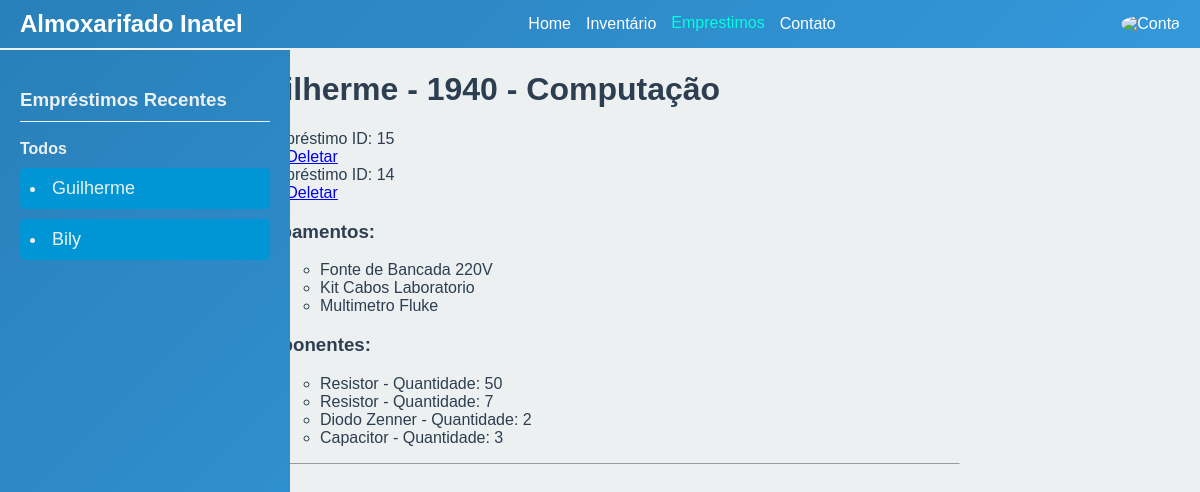
The app's page /emprestimos/aluno/1940/ (signed in), older data.
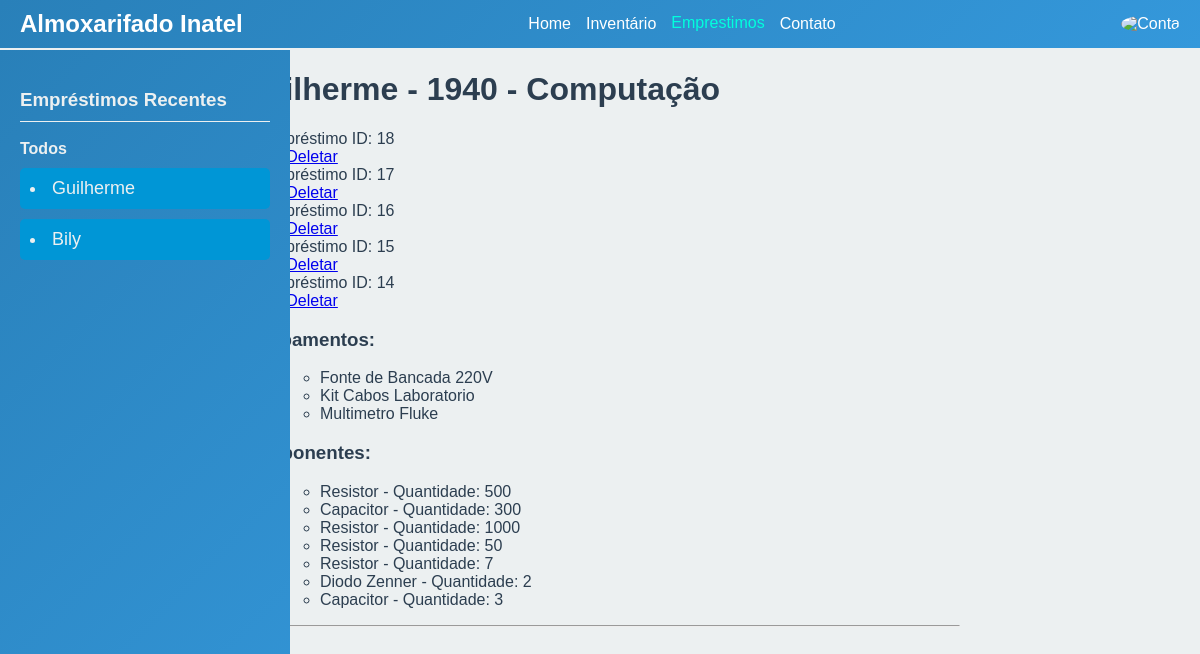
The same page, newer data.
### autenticacao/models.py (models this page shows, shortened)
class Aluno(models.Model):
    user = models.OneToOneField(User, on_delete=models.CASCADE, null=True)
    matricula = models.IntegerField(primary_key=True)
    curso = models.CharField(max_length=50)

class User(AbstractUser):
    name = models.CharField(max_length=200, null=True, unique=True)
    email= models.EmailField(unique=True, null=True)
    is_aluno = models.BooleanField(default=False)
    is_funcionario = models.BooleanField(default=False)
    USERNAME_FIELD = 'email'
    REQUIRED_FIELDS = []

### emprestimos/models.py (models this page shows, shortened)
class Emprestimo(models.Model):
    id = models.BigAutoField(primary_key=True, unique=True)
    estado = models.CharField(max_length=50) # Ativo, Pendente(esperando aprovacao), Atrasado
    data_de_retirada = models.DateField(verbose_name='Data de Retirada', auto_now_add=True)
    data_de_devolucao = models.DateField(verbose_name='Data de Devolução')
    aluno = models.ForeignKey(Aluno, on_delete=models.PROTECT)
    funcionario = models.ForeignKey(Funcionario, on_delete=models.PROTECT)

### inventario/models.py (models this page shows, shortened)
class Equipamento(models.Model):
    id = models.IntegerField(primary_key=True, unique=True)
    nome = models.CharField(max_length=50)
    descricao = models.CharField(max_length=500,verbose_name='Descrição')
    localizacao = models.CharField(max_length=50, verbose_name='Localização')
    emprestimo = models.ForeignKey(Emprestimo, on_delete=models.SET_DEFAULT, default=None, blank=True, null=True)

class Emprestimo_has_components(models.Model):
    emprestimo = models.ForeignKey(Emprestimo, on_delete=models.CASCADE)
    componente = models.ForeignKey(Componente, on_delete=models.PROTECT)
    quantidade = models.IntegerField()

class Componente(models.Model):
    id = models.AutoField(primary_key=True, unique=True)
    nome = models.CharField(max_length=50)
    unidade_de_medida = models.CharField(max_length=50, verbose_name='Unidade de Medida')
    valor = models.DecimalField(decimal_places=4, max_digits=16)
    localizacao = models.CharField(max_length=50, verbose_name='Localização')

### emprestimos/views.py (the view)
# urls.py: path('aluno/<int:pk>/',EmprestimoDetalhes, name='detalhes' ),
def EmprestimoDetalhes(request, pk):
    user = request.user
    try:
        aluno = Aluno.objects.get(matricula=pk)
    except Aluno.DoesNotExist:
        return redirect('home_page')
    emprestimos = Emprestimo.objects.filter(aluno=aluno).order_by('-id')
    if not emprestimos.exists():
        return redirect('home_page')
    pode_editar_deletar = user.is_funcionario or user.is_superuser
    equipamentos = Equipamento.objects.filter(emprestimo__in=emprestimos)
    componentes = Emprestimo_has_components.objects.filter(emprestimo__in=emprestimos)
    alunos_com_emprestimos = Aluno.objects.filter(emprestimo__isnull=False).distinct()
    alunos_com_emprestimos = sorted(alunos_com_emprestimos, key=lambda aluno: aluno.emprestimo_set.order_by('-id').first().id, reverse=True)
    context = {
        'aluno': aluno,
        'equipamentos': equipamentos,
        'emprestimos': emprestimos,
        'componentes': componentes,
        'alunos_com_emprestimos': alunos_com_emprestimos,
        'pode_editar_deletar': pode_editar_deletar,  # Passar a variável de controle para o template
    }
    return render(request, 'detalhes.html', context)

### emprestimos/templates/detalhes.html (shortened to what this page needs)
{% extends "base.html" %}
{% block content %}
<div class="detalhes_aluno">
    <div>
        {% include 'componente_emprestimo_recente.html' %}
    </div>
    <div>
        <h1>{{ aluno.user.username }} - {{ aluno.matricula }} - {{ aluno.curso }}</h1>
        {% for emprestimo in emprestimos %}
            <li>Empréstimo ID: {{ emprestimo.id }}</li>
            {% if pode_editar_deletar %}
            <a href="{% url 'edit-emprestimo' emprestimo.id %}">Editar</a>
            <a href="{% url 'delete-emprestimo' emprestimo.id %}">Deletar</a>
            {% endif %}
        {% endfor %}
        <h3>Equipamentos:</h3>
        <ul>
            {% for emprestimo in emprestimos %}
                <ul>
                    {% for equipamento in equipamentos %}
                        {% if equipamento.emprestimo == emprestimo %}
                            <li>{{ equipamento.nome }}</li>
                        {% endif %}
                    {% endfor %}
                </ul>
            {% endfor %}
        </ul>
        <h3>Componentes:</h3>
        <ul>
            {% for emprestimo in emprestimos %}
                <ul>
                    {% for componente in componentes %}
                        {% if componente.emprestimo == emprestimo %}
                            <li>{{ componente.componente.nome }} - Quantidade: {{ componente.quantidade }}</li>
                        {% endif %}
                    {% endfor %}
                </ul>
            {% endfor %}
        </ul>
        <hr>
        <a href="{% url 'emprestimo' %}">Voltar</a>
        {% endblock content %}

### emprestimos/templates/componente_emprestimo_recente.html (shortened to what this page needs)
<head>
</head>
<body>
    <div class="sidebar">
        <h3>Empréstimos Recentes</h3>
        <div class="link-container">
            <a href="{% url 'emprestimo' %}">Todos</a>
        </div>
        {% for aluno in alunos_com_emprestimos %}
        <div class="aluno-link">
            <li><a href="{% url 'detalhes' pk=aluno.matricula %}">{{ aluno.user.username }}</a></li>
        </div>
        {% endfor %}
    </div>
</body>

Row changes from the older to the newer data that the page shows:
added Emprestimo: id "18"
added Emprestimo: id "17"
added Emprestimo: id "16"
added Emprestimo_has_components: componente.nome "Resistor", quantidade "500"
added Emprestimo_has_components: componente.nome "Capacitor", quantidade "300"
added Emprestimo_has_components: componente.nome "Resistor", quantidade "1000"
